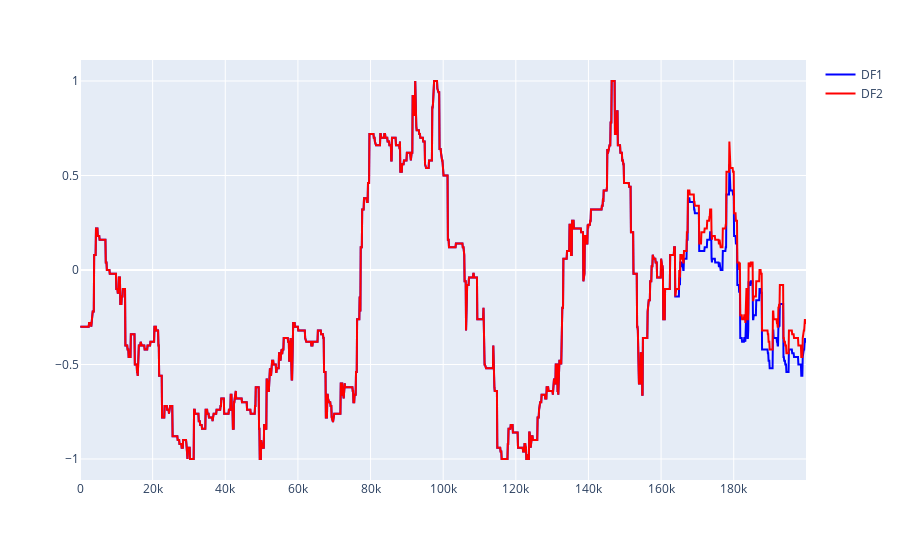

Notebook code for this chart:
### Code cell
df["pos_pct"] = df["position"] / 50
df2["pos_pct"] = df2["position"] / 50
# Create a combined plot with both dataframes
fig = px.line()

# Add lines for both df and df2 to the plot
fig.add_scatter(
    x=df["timestamp"],
    y=df["pos_pct"],
    mode="lines",
    name="DF1",
    line=dict(color="blue"),
)
fig.add_scatter(
    x=df2["timestamp"],
    y=df2["pos_pct"],
    mode="lines",
    name="DF2",
    line=dict(color="red"),
)

# Show the plot
fig.show()

### Figure 1 — Plotly figure (JSON) as saved in the notebook; plotly's stock layout.template omitted (floating-point values rounded to 4 significant figures; data arrays with more than 128 entries replaced by an {"elided": "..."} marker saying what was removed)
{"data": [{"hovertemplate": "<extra></extra>", "legendgroup": "", "line": {"color": "#636efa", "dash": "solid"}, "marker": {"symbol": "circle"}, "mode": "lines", "name": "", "orientation": "v", "showlegend": false, "type": "scatter", "xaxis": "x", "yaxis": "y"}, {"line": {"color": "blue"}, "mode": "lines", "name": "DF1", "type": "scatter", "x": {"elided": "2000 int values"}, "y": {"elided": "2000 float values"}}, {"line": {"color": "red"}, "mode": "lines", "name": "DF2", "type": "scatter", "x": {"elided": "2000 int values"}, "y": {"elided": "2000 float values"}}], "layout": {"legend": {"tracegroupgap": 0}, "margin": {"t": 60}, "xaxis": {"anchor": "y", "domain": [0, 1]}, "yaxis": {"anchor": "x", "domain": [0, 1]}}}
